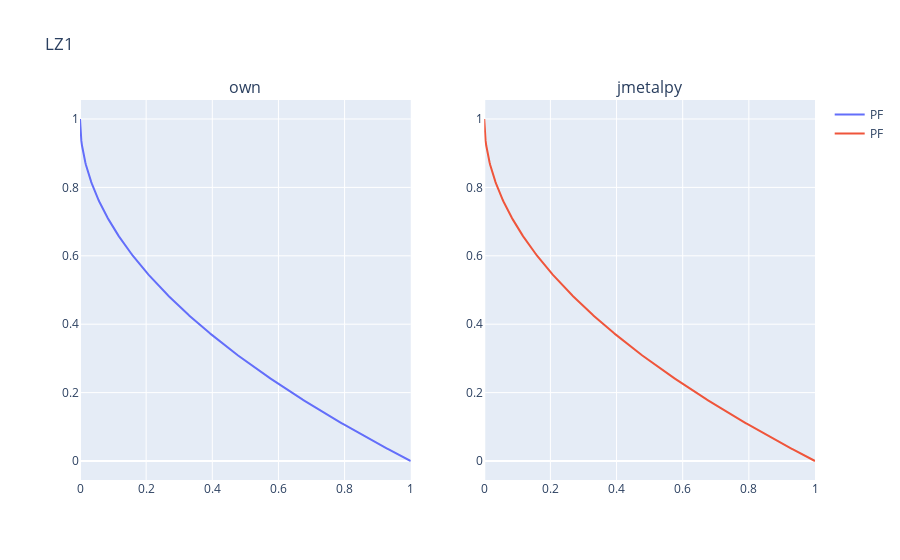
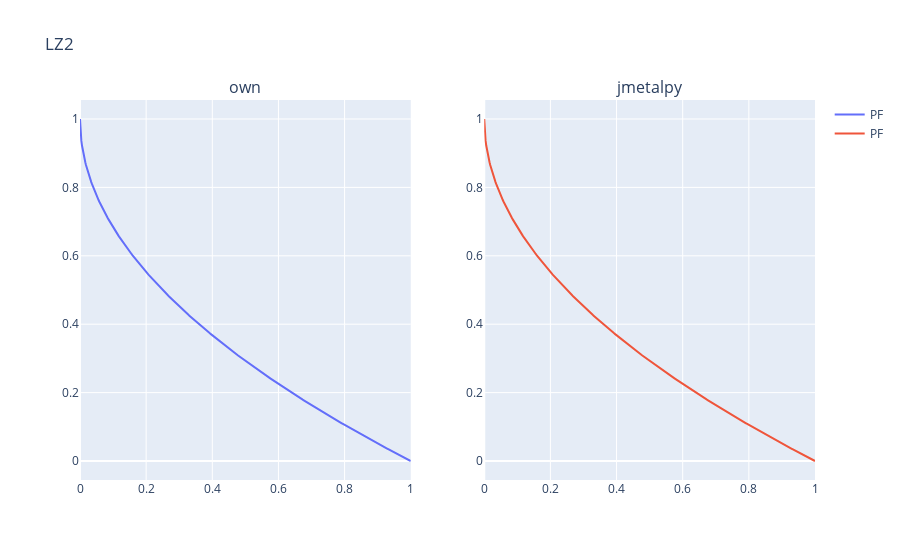
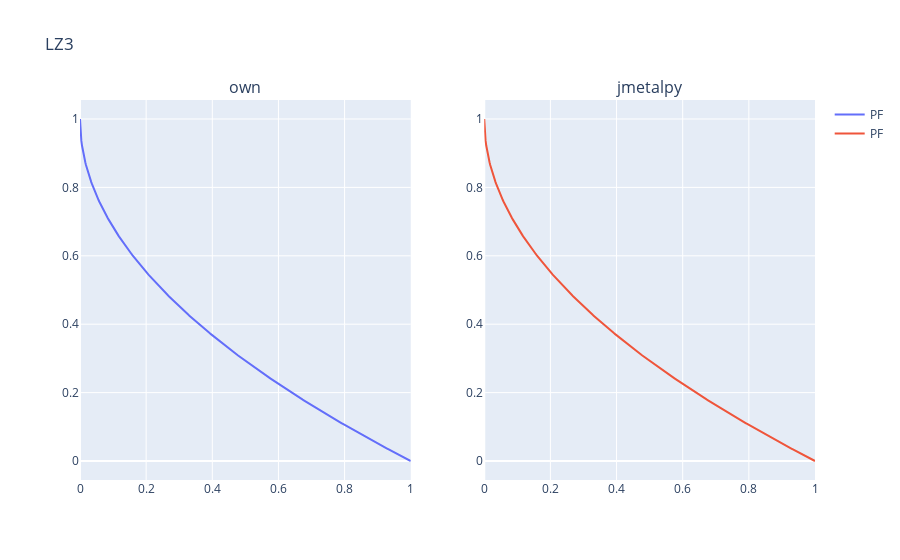
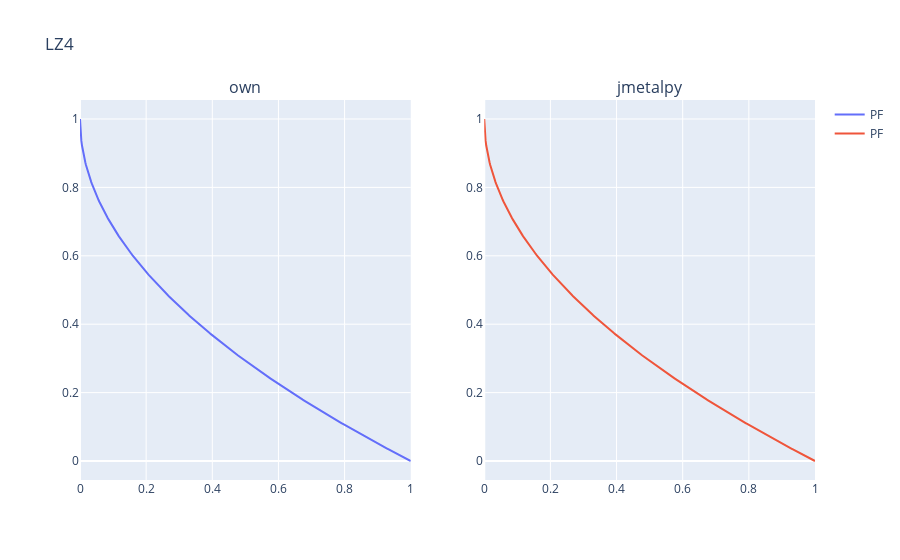

Notebook code cell kept with these figures, in order:
### Markdown cell above
# Test the pareto sets

The results of PF and PS are visually compared to the reference PS from jmetalpy.

### Code cell
from moo.lz import LZ1, LZ2, LZ3, LZ4, LZ5, LZ6, LZ7, LZ8, LZ9
from moo.lz_jmetalpy import LZ09_F1, LZ09_F2, LZ09_F3, LZ09_F4, LZ09_F5, LZ09_F6, LZ09_F7, LZ09_F8, LZ09_F9
from helper import plot_front

from plotly.subplots import make_subplots
import plotly.graph_objects as go

n_var = 10

def create_subplot(plot_of_my_implementation, plot_of_jmetalpy, title) -> go.Figure:
    fig = make_subplots(rows=1, cols=2, subplot_titles=("own", "jmetalpy"))
    for trace in plot_of_my_implementation.data:
        fig.add_trace(trace, row=1, col=1)
    for trace in plot_of_jmetalpy.data:
        fig.add_trace(trace, row=1, col=2)
    fig.update_layout(title_text=title)
    return fig

fig = create_subplot(
    plot_front(problem=LZ1(n_var=n_var)),
    plot_front(problem=LZ09_F1(n_var=n_var)),
    "LZ1"
)
fig.show()

fig = create_subplot(
    plot_front(problem=LZ2(n_var=n_var)),
    plot_front(problem=LZ09_F2(n_var=n_var)),
    "LZ2"
)
fig.show()

fig = create_subplot(
    plot_front(problem=LZ3(n_var=n_var)),
    plot_front(problem=LZ09_F3(n_var=n_var)),
    "LZ3"
)
fig.show()

fig = create_subplot(
    plot_front(problem=LZ4(n_var=n_var)),
    plot_front(problem=LZ09_F4(n_var=n_var)),
    "LZ4"
)
fig.show()

fig = create_subplot(
    plot_front(problem=LZ5(n_var=n_var)),
    plot_front(problem=LZ09_F5(n_var=n_var)),
    "LZ5"
)
fig.show()

plot_front(problem=LZ6(n_var=n_var)).show()
plot_front(problem=LZ09_F6(n_var=n_var)).show()

fig = create_subplot(
    plot_front(problem=LZ7(n_var=n_var)),
    plot_front(problem=LZ09_F7(n_var=n_var)),
    "LZ7"
)
fig.show()

fig = create_subplot(
    plot_front(problem=LZ8(n_var=n_var)),
    plot_front(problem=LZ09_F8(n_var=n_var)),
    "LZ8"
)
fig.show()

fig = create_subplot(
    plot_front(problem=LZ9(n_var=n_var)),
    plot_front(problem=LZ09_F9(n_var=n_var)),
    "LZ9"
)
fig.show()

### Figure 1 — Plotly figure (JSON) as saved in the notebook; plotly's stock layout.template omitted (floating-point values rounded to 4 significant figures; data arrays with more than 128 entries replaced by an {"elided": "..."} marker saying what was removed)
{"data": [{"mode": "lines", "name": "PF", "type": "scatter", "x": {"elided": "500 float values"}, "xaxis": "x", "y": {"elided": "500 float values"}, "yaxis": "y"}, {"mode": "lines", "name": "PF", "type": "scatter", "x": {"elided": "500 float values"}, "xaxis": "x2", "y": {"elided": "500 float values"}, "yaxis": "y2"}], "layout": {"annotations": [{"font": {"size": 16}, "showarrow": false, "text": "own", "x": 0.225, "xanchor": "center", "xref": "paper", "y": 1, "yanchor": "bottom", "yref": "paper"}, {"font": {"size": 16}, "showarrow": false, "text": "jmetalpy", "x": 0.775, "xanchor": "center", "xref": "paper", "y": 1, "yanchor": "bottom", "yref": "paper"}], "title": {"text": "LZ1"}, "xaxis": {"anchor": "y", "domain": [0, 0.45]}, "xaxis2": {"anchor": "y2", "domain": [0.55, 1]}, "yaxis": {"anchor": "x", "domain": [0, 1]}, "yaxis2": {"anchor": "x2", "domain": [0, 1]}}}

### Figure 2 — Plotly figure (JSON) as saved in the notebook; plotly's stock layout.template omitted (floating-point values rounded to 4 significant figures; data arrays with more than 128 entries replaced by an {"elided": "..."} marker saying what was removed)
{"data": [{"mode": "lines", "name": "PF", "type": "scatter", "x": {"elided": "500 float values"}, "xaxis": "x", "y": {"elided": "500 float values"}, "yaxis": "y"}, {"mode": "lines", "name": "PF", "type": "scatter", "x": {"elided": "500 float values"}, "xaxis": "x2", "y": {"elided": "500 float values"}, "yaxis": "y2"}], "layout": {"annotations": [{"font": {"size": 16}, "showarrow": false, "text": "own", "x": 0.225, "xanchor": "center", "xref": "paper", "y": 1, "yanchor": "bottom", "yref": "paper"}, {"font": {"size": 16}, "showarrow": false, "text": "jmetalpy", "x": 0.775, "xanchor": "center", "xref": "paper", "y": 1, "yanchor": "bottom", "yref": "paper"}], "title": {"text": "LZ2"}, "xaxis": {"anchor": "y", "domain": [0, 0.45]}, "xaxis2": {"anchor": "y2", "domain": [0.55, 1]}, "yaxis": {"anchor": "x", "domain": [0, 1]}, "yaxis2": {"anchor": "x2", "domain": [0, 1]}}}

### Figure 3 — Plotly figure (JSON) as saved in the notebook; plotly's stock layout.template omitted (floating-point values rounded to 4 significant figures; data arrays with more than 128 entries replaced by an {"elided": "..."} marker saying what was removed)
{"data": [{"mode": "lines", "name": "PF", "type": "scatter", "x": {"elided": "500 float values"}, "xaxis": "x", "y": {"elided": "500 float values"}, "yaxis": "y"}, {"mode": "lines", "name": "PF", "type": "scatter", "x": {"elided": "500 float values"}, "xaxis": "x2", "y": {"elided": "500 float values"}, "yaxis": "y2"}], "layout": {"annotations": [{"font": {"size": 16}, "showarrow": false, "text": "own", "x": 0.225, "xanchor": "center", "xref": "paper", "y": 1, "yanchor": "bottom", "yref": "paper"}, {"font": {"size": 16}, "showarrow": false, "text": "jmetalpy", "x": 0.775, "xanchor": "center", "xref": "paper", "y": 1, "yanchor": "bottom", "yref": "paper"}], "title": {"text": "LZ3"}, "xaxis": {"anchor": "y", "domain": [0, 0.45]}, "xaxis2": {"anchor": "y2", "domain": [0.55, 1]}, "yaxis": {"anchor": "x", "domain": [0, 1]}, "yaxis2": {"anchor": "x2", "domain": [0, 1]}}}

### Figure 4 — Plotly figure (JSON) as saved in the notebook; plotly's stock layout.template omitted (floating-point values rounded to 4 significant figures; data arrays with more than 128 entries replaced by an {"elided": "..."} marker saying what was removed)
{"data": [{"mode": "lines", "name": "PF", "type": "scatter", "x": {"elided": "500 float values"}, "xaxis": "x", "y": {"elided": "500 float values"}, "yaxis": "y"}, {"mode": "lines", "name": "PF", "type": "scatter", "x": {"elided": "500 float values"}, "xaxis": "x2", "y": {"elided": "500 float values"}, "yaxis": "y2"}], "layout": {"annotations": [{"font": {"size": 16}, "showarrow": false, "text": "own", "x": 0.225, "xanchor": "center", "xref": "paper", "y": 1, "yanchor": "bottom", "yref": "paper"}, {"font": {"size": 16}, "showarrow": false, "text": "jmetalpy", "x": 0.775, "xanchor": "center", "xref": "paper", "y": 1, "yanchor": "bottom", "yref": "paper"}], "title": {"text": "LZ4"}, "xaxis": {"anchor": "y", "domain": [0, 0.45]}, "xaxis2": {"anchor": "y2", "domain": [0.55, 1]}, "yaxis": {"anchor": "x", "domain": [0, 1]}, "yaxis2": {"anchor": "x2", "domain": [0, 1]}}}
